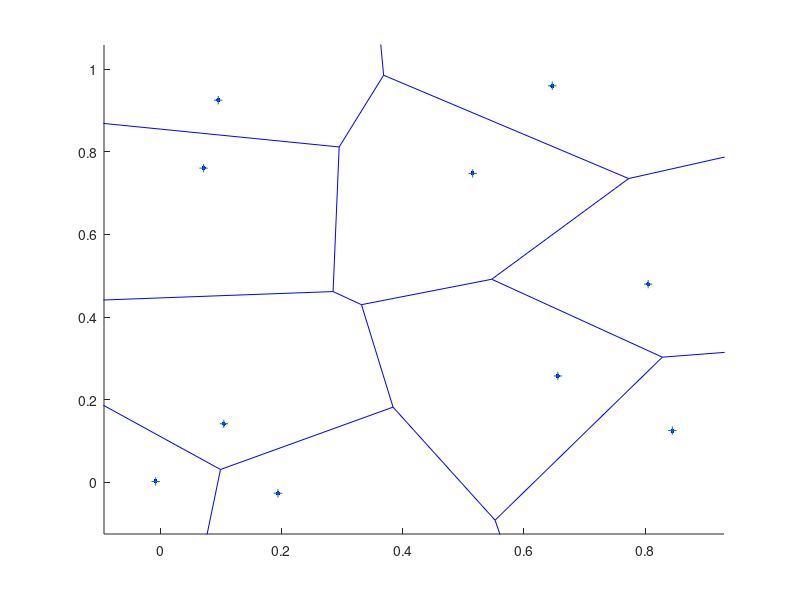

Write the MATLAB code that produced this figure.
%d = rand(10000,2);

cen = rand(10,2);
d = [];
for i = 1:10
    d = [d; normrnd(cen(i,1),0.1,1000,1), normrnd(cen(i,2),0.1,1000,1)];
end

center = d(1,:)';
 
for i = 2:10
    [a,loc] = max(min(sqrt((center(1,:) - d(:,1)).^2 + (center(2,:) - d(:,2)).^2),[],2));
    center = [center, d(loc,:)'];
end
%{
plot(d(:,1),d(:,2),'.r')
xlim([0,1])
ylim([0,1])
hold on;

%plot(center(1,:),center(2,:),'.b',"MarkerSize",10)

%voronoi(center(1,:), center(2,:));
%}
%[a, loc] = min(sqrt((center(1,:) - d(:,1)).^2 + (center(2,:) - d(:,2)).^2),[],2)

x1 = d(:, 1);
x2 = d(:, 2);

for j = 1:50
    oldc = center;
    [a,loc] = min(sqrt((center(1,:) - d(:,1)).^2 + (center(2,:) - d(:,2)).^2),[],2);
    center = zeros(2,10);
    for i = 1:10
        center(1,i) = sum(x1(loc == i))/sum(loc == i);
        center(2,i) = sum(x2(loc == i))/sum(loc == i);
    end
end

figure;
hold on;
xlim([0,1])
ylim([0,1])
plot(center(1,:),center(2,:),'.b',"MarkerSize",10)
voronoi(center(1,:), center(2,:));


test = rand(10000,2);
tic
for i = 1:10000
    [a, locq] = min(sqrt((test(i,1) - d(:,1)).^2 + (test(i,2) - d(:,2)).^2),[],2);
    min(a);
end
toc

clusters = cell(1,10);
for i = 1:10
    clusters{1,i} = [x1(loc==i), x2(loc==i)];
end
radii = zeros(1,10);
for i = 1:10
    radii(i) = max(sqrt((center(1,i) - clusters{1,i}(:,1)).^2 + (center(2,i) - clusters{1,i}(:,2)).^2));
end

tic
[a, locq] = min(sqrt((test(:,1) - center(1,:)).^2 + (test(:,2) - center(2,:)).^2),[],2);
for i = 1:10000
    [lhs, nn] = min(sqrt((test(i,1) - clusters{1,locq(i)}(:,1)).^2 + (test(i,2) - clusters{1,locq(i)}(:,2)).^2),[],2);
    if sum(lhs <= sqrt((test(i,1) - center(1,:)).^2 + (test(i,2) - center(2,:)).^2) - radii) < 10
        [a,nn] = min(min(sqrt((test(i,1) - d(:,1)).^2 + (test(i,2) - d(:,2)).^2),[],2));
    end
end
toc

%{
[lhs,nn] = min(sqrt((q(i,1) - clusters{locq(i)}(:,1)).^2 + (q(i,2) - clusters{locq(i)}(:,2)).^2));
if lhs <= sqrt((q(i,1) - center(1,:)).^2 + (q(i,2) - center(2,:)).^2) - radii
    [a,nn] = min(min(sqrt((q(i,1) - d(:,1)).^2 + (q(i,2) - d(:,2)).^2),[],2));
end
%}



